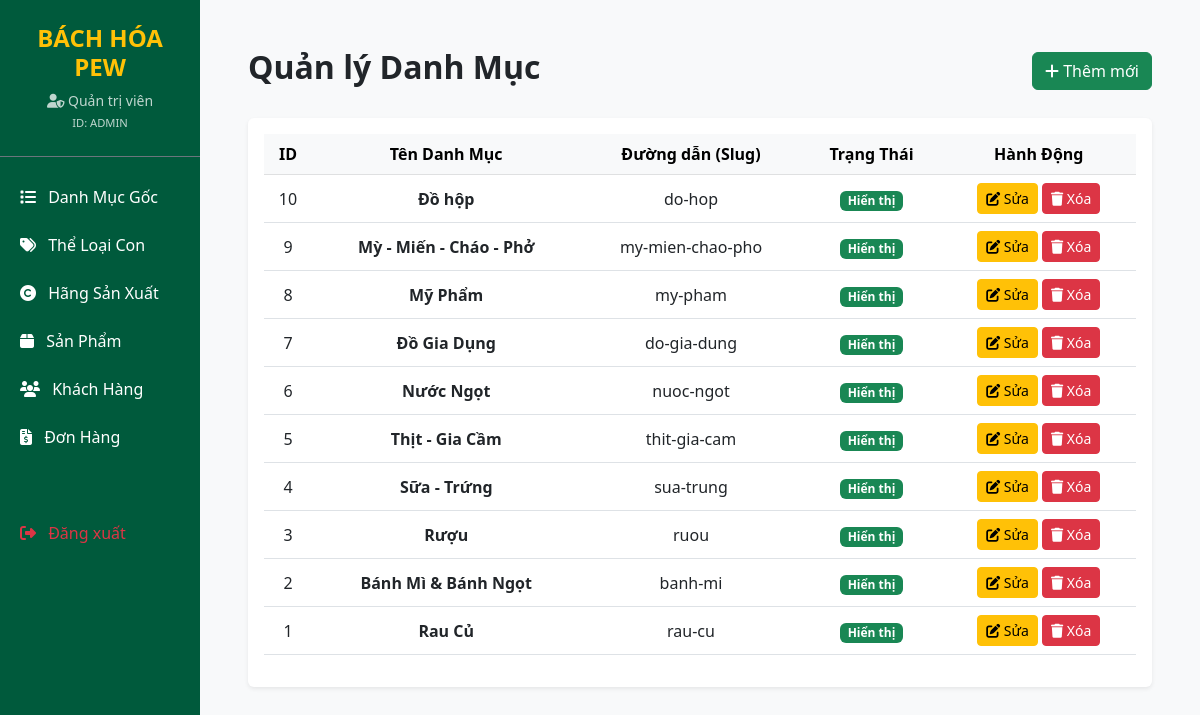
The page /admin/categorys.php on the database its author committed.
### tables this page shows
CREATE TABLE `categories` (
  `id` int(11) NOT NULL,
  `name` varchar(100) NOT NULL,
  `slug` varchar(100) NOT NULL,
  `description` text DEFAULT NULL,
  `status` tinyint(4) DEFAULT 1
);

### admin/categorys.php (the view, shortened to what this page needs)
<?php
require_once '../db.php';
$sql = "SELECT * FROM categories ORDER BY id DESC";
$result = $conn->query($sql);
?>
<!DOCTYPE html>
<html lang="vi">
<head>
    <link href="https://cdn.jsdelivr.net/npm/bootstrap@5.3.0/dist/css/bootstrap.min.css" rel="stylesheet">
    <link rel="stylesheet" href="https://cdnjs.cloudflare.com/ajax/libs/font-awesome/6.4.0/css/all.min.css">
</head>
<body class="bg-light">
    <div class="container-fluid">
        <div class="row">
            <div class="col-md-2 p-0 sidebar text-white">
                <div class="p-4 text-center border-bottom border-secondary">
                    <h4 class="fw-bold text-warning mb-0">BÁCH HÓA PEW</h4>
                    <div class="mt-2 small opacity-75">
                        <i class="fas fa-user-shield"></i> <?= isset($_SESSION['user_name']) ? htmlspecialchars($_SESSION['user_name']) : 'Quản trị viên' ?><br>
                        <span style="font-size: 0.8em;">ID: <?= isset($_SESSION['user_id']) ? $_SESSION['user_id'] : 'ADMIN' ?></span>
                    </div>
                </div>
                <div class="mt-3">
                    <a href="categorys.php"><i class="fas fa-list me-2"></i> Danh Mục Gốc</a>
                    <a href="sub_categories.php"><i class="fas fa-tags me-2"></i> Thể Loại Con</a>
                    <a href="brands.php"><i class="fas fa-copyright me-2"></i> Hãng Sản Xuất</a>
                    <a href="products.php"><i class="fas fa-box me-2"></i> Sản Phẩm</a>
                    <a href="customers.php"><i class="fas fa-users me-2"></i> Khách Hàng</a>
                    <a href="orders.php"><i class="fas fa-file-invoice-dollar me-2"></i> Đơn Hàng</a>
                    <a href="../logout.php" class="text-danger mt-5"><i class="fas fa-sign-out-alt me-2"></i> Đăng xuất</a>
                </div>
            </div>
            <div class="col-md-10 p-5">
                <div class="d-flex justify-content-between align-items-center mb-4">
                    <h2 class="fw-bold">Quản lý Danh Mục</h2>
                    <button class="btn btn-success" data-bs-toggle="modal" data-bs-target="#addModal">
                        <i class="fas fa-plus"></i> Thêm mới
                    </button>
                </div>
                <div class="card shadow-sm border-0">
                    <div class="card-body">
                        <table class="table table-hover align-middle text-center">
                            <thead class="table-light">
                                <tr>
                                    <th>ID</th>
                                    <th>Tên Danh Mục</th>
                                    <th>Đường dẫn (Slug)</th>
                                    <th>Trạng Thái</th>
                                    <th>Hành Động</th>
                                </tr>
                            </thead>
                            <tbody>
                                <?php if ($result->num_rows > 0): ?>
                                    <?php while ($row = $result->fetch_assoc()): ?>
                                        <tr>
                                            <td><?= $row['id'] ?></td>
                                            <td class="fw-bold"><?= htmlspecialchars($row['name']) ?></td>
                                            <td><?= htmlspecialchars($row['slug']) ?></td>
                                            <td>
                                                <?php if ($row['status'] == 1): ?>
                                                    <span class="badge bg-success">Hiển thị</span>
                                                <?php else: ?>
                                                    <span class="badge bg-secondary">Đã ẩn</span>
                                                <?php endif; ?>
                                            </td>
                                            <td>
                                                <button class="btn btn-sm btn-warning" data-bs-toggle="modal" data-bs-target="#editModal<?= $row['id'] ?>">
                                                    <i class="fas fa-edit"></i> Sửa
                                                </button>
                                                <a href="categorys.php?delete_id=<?= $row['id'] ?>" class="btn btn-sm btn-danger" onclick="return confirm('Bạn có chắc muốn xóa?');">
                                                    <i class="fas fa-trash"></i> Xóa
                                                </a>
                                            </td>
                                        </tr>
                                    <?php endwhile; ?>
                                <?php else: ?>
                                    <tr>
                                        <td colspan="5" class="text-center">Chưa có dữ liệu</td>
                                    </tr>
                                <?php endif; ?>
                            </tbody>
                        </table>
                    </div>
                </div>
            </div>
        </div>
    </div>
</body>
</html>

### admin/categorys.php (style rules this page uses)
.sidebar { min-height: 100vh; background-color: #005a3c; }
.sidebar a { color: #fff; text-decoration: none; padding: 12px 20px; display: block; transition: 0.3s; }

### rows shown on the page
categories: id "10", name "Đồ hộp", slug "do-hop", status "Hiển thị"
categories: id "9", name "Mỳ - Miến - Cháo - Phở", slug "my-mien-chao-pho", status "Hiển thị"
categories: id "8", name "Mỹ Phẩm", slug "my-pham", status "Hiển thị"
categories: id "7", name "Đồ Gia Dụng", slug "do-gia-dung", status "Hiển thị"
categories: id "6", name "Nước Ngọt", slug "nuoc-ngot", status "Hiển thị"
categories: id "5", name "Thịt - Gia Cầm", slug "thit-gia-cam", status "Hiển thị"
categories: id "4", name "Sữa - Trứng", slug "sua-trung", status "Hiển thị"
categories: id "3", name "Rượu", slug "ruou", status "Hiển thị"
categories: id "2", name "Bánh Mì & Bánh Ngọt", slug "banh-mi", status "Hiển thị"
categories: id "1", name "Rau Củ", slug "rau-cu", status "Hiển thị"
